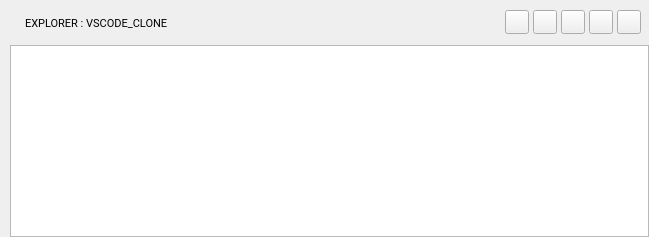
      <widget class="QStackedWidget" name="SW1">
       <property name="minimumSize">
        <size>
         <width>175</width>
         <height>0</height>
        </size>
       </property>
       <property name="maximumSize">
        <size>
         <width>1000</width>
         <height>16777215</height>
        </size>
       </property>
       <property name="styleSheet">
        <string notr="true"/>
       </property>
       <property name="currentIndex">
        <number>0</number>
       </property>
       <widget class="QWidget" name="page2">
        <layout class="QGridLayout" name="gridLayout_2">
         <property name="leftMargin">
          <number>10</number>
         </property>
         <property name="topMargin">
          <number>10</number>
         </property>
         <property name="rightMargin">
          <number>0</number>
         </property>
         <property name="bottomMargin">
          <number>0</number>
         </property>
         <property name="horizontalSpacing">
          <number>0</number>
         </property>
         <property name="verticalSpacing">
          <number>10</number>
         </property>
         <item row="0" column="0">
          <widget class="QWidget" name="widget_4" native="true">
           <property name="minimumSize">
            <size>
             <width>0</width>
             <height>25</height>
            </size>
           </property>
           <property name="maximumSize">
            <size>
             <width>16777215</width>
             <height>25</height>
            </size>
           </property>
           <property name="styleSheet">
            <string notr="true"/>
           </property>
           <layout class="QHBoxLayout" name="horizontalLayout_3">
            <property name="spacing">
             <number>4</number>
            </property>
            <property name="leftMargin">
             <number>15</number>
            </property>
            <property name="topMargin">
             <number>0</number>
            </property>
            <property name="rightMargin">
             <number>8</number>
            </property>
            <property name="bottomMargin">
             <number>0</number>
            </property>
            <item>
             <widget class="QLabel" name="label">
              <property name="font">
               <font>
                <family>Roboto</family>
                <pointsize>8</pointsize>
                <bold>false</bold>
               </font>
              </property>
              <property name="styleSheet">
               <string notr="true"/>
              </property>
              <property name="text">
               <string>EXPLORER : VSCODE_CLONE</string>
              </property>
             </widget>
            </item>
            <item>
             <spacer name="horizontalSpacer_5">
              <property name="orientation">
               <enum>Qt::Horizontal</enum>
              </property>
              <property name="sizeHint" stdset="0">
               <size>
                <width>333</width>
                <height>18</height>
               </size>
              </property>
             </spacer>
            </item>
            <item>
             <widget class="QPushButton" name="newFile">
              <property name="minimumSize">
               <size>
                <width>24</width>
                <height>24</height>
               </size>
              </property>
              <property name="maximumSize">
               <size>
                <width>24</width>
                <height>24</height>
               </size>
              </property>
              <property name="cursor">
               <cursorShape>PointingHandCursor</cursorShape>
              </property>
              <property name="text">
               <string/>
              </property>
              <property name="icon">
               <iconset resource="icons.qrc">
                <normaloff>:/icons/icons/new-file.svg</normaloff>:/icons/icons/new-file.svg</iconset>
              </property>
              <property name="iconSize">
               <size>
                <width>16</width>
                <height>16</height>
               </size>
              </property>
              <property name="flat">
               <bool>false</bool>
              </property>
             </widget>
            </item>
            <item>
             <widget class="QPushButton" name="newFolder">
              <property name="minimumSize">
               <size>
                <width>24</width>
                <height>24</height>
               </size>
              </property>
              <property name="maximumSize">
               <size>
                <width>24</width>
                <height>24</height>
               </size>
              </property>
              <property name="cursor">
               <cursorShape>PointingHandCursor</cursorShape>
              </property>
              <property name="text">
               <string/>
              </property>
              <property name="icon">
               <iconset resource="icons.qrc">
                <normaloff>:/icons/icons/new-folder.svg</normaloff>:/icons/icons/new-folder.svg</iconset>
              </property>
              <property name="iconSize">
               <size>
                <width>16</width>
                <height>16</height>
               </size>
              </property>
              <property name="flat">
               <bool>false</bool>
              </property>
             </widget>
            </item>
            <item>
             <widget class="QPushButton" name="refresh">
              <property name="minimumSize">
               <size>
                <width>24</width>
                <height>24</height>
               </size>
              </property>
              <property name="maximumSize">
               <size>
                <width>24</width>
                <height>24</height>
               </size>
              </property>
              <property name="cursor">
               <cursorShape>PointingHandCursor</cursorShape>
              </property>
              <property name="text">
               <string/>
              </property>
              <property name="icon">
               <iconset resource="icons.qrc">
                <normaloff>:/icons/icons/refresh.svg</normaloff>:/icons/icons/refresh.svg</iconset>
              </property>
              <property name="iconSize">
               <size>
                <width>16</width>
                <height>16</height>
               </size>
              </property>
              <property name="flat">
               <bool>false</bool>
              </property>
             </widget>
            </item>
            <item>
             <widget class="QPushButton" name="collapseAll">
              <property name="minimumSize">
               <size>
                <width>24</width>
                <height>24</height>
               </size>
              </property>
              <property name="maximumSize">
               <size>
                <width>24</width>
                <height>24</height>
               </size>
              </property>
              <property name="cursor">
               <cursorShape>PointingHandCursor</cursorShape>
              </property>
              <property name="text">
               <string/>
              </property>
              <property name="icon">
               <iconset resource="icons.qrc">
                <normaloff>:/icons/icons/collapse-all.svg</normaloff>:/icons/icons/collapse-all.svg</iconset>
              </property>
              <property name="iconSize">
               <size>
                <width>16</width>
                <height>16</height>
               </size>
              </property>
              <property name="flat">
               <bool>false</bool>
              </property>
             </widget>
            </item>
            <item>
             <widget class="QPushButton" name="more1">
              <property name="minimumSize">
               <size>
                <width>24</width>
                <height>24</height>
               </size>
              </property>
              <property name="maximumSize">
               <size>
                <width>24</width>
                <height>24</height>
               </size>
              </property>
              <property name="cursor">
               <cursorShape>PointingHandCursor</cursorShape>
              </property>
              <property name="text">
               <string/>
              </property>
              <property name="icon">
               <iconset resource="icons.qrc">
                <normaloff>:/icons/icons/more.svg</normaloff>:/icons/icons/more.svg</iconset>
              </property>
              <property name="iconSize">
               <size>
                <width>16</width>
                <height>16</height>
               </size>
              </property>
              <property name="flat">
               <bool>false</bool>
              </property>
             </widget>
            </item>
           </layout>
          </widget>
         </item>
         <item row="1" column="0">
          <widget class="QTreeView" name="treeView"/>
         </item>
        </layout>
       </widget>
       <widget class="QWidget" name="page1"/>
       <widget class="QWidget" name="page3"/>
       <widget class="QWidget" name="page4"/>
       <widget class="QWidget" name="page5"/>
       <widget class="QWidget" name="page6"/>
      </widget>
